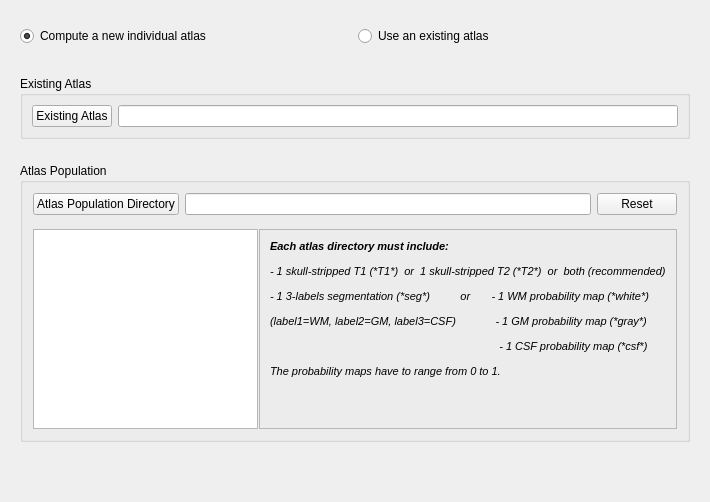
      <widget class="QWidget" name="tab_4">
       <attribute name="title">
        <string>Atlas</string>
       </attribute>
       <layout class="QVBoxLayout" name="verticalLayout_4">
        <item>
         <widget class="QWidget" name="widget_47" native="true"/>
        </item>
        <item>
         <widget class="QWidget" name="widget_3" native="true">
          <layout class="QHBoxLayout" name="horizontalLayout">
           <item>
            <widget class="QRadioButton" name="newAtlas_radioButton">
             <property name="text">
              <string>Compute a new individual atlas</string>
             </property>
             <property name="checked">
              <bool>true</bool>
             </property>
            </widget>
           </item>
           <item>
            <widget class="QRadioButton" name="existingAtlas_radioButton">
             <property name="text">
              <string>Use an existing atlas</string>
             </property>
            </widget>
           </item>
          </layout>
         </widget>
        </item>
        <item>
         <widget class="QWidget" name="widget_37" native="true"/>
        </item>
        <item>
         <widget class="QWidget" name="existingAtlas_widget" native="true">
          <layout class="QHBoxLayout" name="horizontalLayout_2">
           <item>
            <widget class="QGroupBox" name="existingAtlas_groupBox">
             <property name="title">
              <string>Existing Atlas</string>
             </property>
             <layout class="QGridLayout" name="gridLayout_41">
              <item row="0" column="0">
               <widget class="QPushButton" name="existingAtlas_button">
                <property name="text">
                 <string>Existing Atlas</string>
                </property>
               </widget>
              </item>
              <item row="0" column="2">
               <widget class="QLineEdit" name="existingAtlas_lineEdit"/>
              </item>
             </layout>
            </widget>
           </item>
          </layout>
         </widget>
        </item>
        <item>
         <widget class="QWidget" name="newAtlas_widget" native="true">
          <layout class="QVBoxLayout" name="verticalLayout_17">
           <item>
            <widget class="QGroupBox" name="atlasPopulation_groupBox">
             <property name="title">
              <string>Atlas Population</string>
             </property>
             <layout class="QVBoxLayout" name="verticalLayout">
              <item>
               <widget class="QWidget" name="widget_6" native="true">
                <layout class="QHBoxLayout" name="horizontalLayout_4">
                 <property name="leftMargin">
                  <number>1</number>
                 </property>
                 <property name="topMargin">
                  <number>1</number>
                 </property>
                 <property name="rightMargin">
                  <number>1</number>
                 </property>
                 <property name="bottomMargin">
                  <number>1</number>
                 </property>
                 <item>
                  <widget class="QPushButton" name="atlasPopulationDirectory_button">
                   <property name="text">
                    <string>Atlas Population Directory</string>
                   </property>
                  </widget>
                 </item>
                 <item>
                  <widget class="QLineEdit" name="atlasPopulationDirectory_lineEdit"/>
                 </item>
                 <item>
                  <widget class="QPushButton" name="resetAtlasPopulationDirectory_button">
                   <property name="text">
                    <string>Reset</string>
                   </property>
                  </widget>
                 </item>
                </layout>
               </widget>
              </item>
              <item>
               <widget class="QWidget" name="widget_46" native="true"/>
              </item>
              <item>
               <widget class="QWidget" name="widget_5" native="true">
                <property name="minimumSize">
                 <size>
                  <width>0</width>
                  <height>0</height>
                 </size>
                </property>
                <layout class="QGridLayout" name="gridLayout_3">
                 <property name="leftMargin">
                  <number>1</number>
                 </property>
                 <property name="topMargin">
                  <number>1</number>
                 </property>
                 <property name="rightMargin">
                  <number>1</number>
                 </property>
                 <property name="bottomMargin">
                  <number>1</number>
                 </property>
                 <property name="horizontalSpacing">
                  <number>1</number>
                 </property>
                 <item row="0" column="1">
                  <widget class="QListWidget" name="atlasPopulation_listWidget">
                   <property name="minimumSize">
                    <size>
                     <width>0</width>
                     <height>180</height>
                    </size>
                   </property>
                   <property name="maximumSize">
                    <size>
                     <width>225</width>
                     <height>16777215</height>
                    </size>
                   </property>
                  </widget>
                 </item>
                 <item row="0" column="3">
                  <widget class="QFrame" name="frame">
                   <property name="frameShape">
                    <enum>QFrame::StyledPanel</enum>
                   </property>
                   <property name="frameShadow">
                    <enum>QFrame::Raised</enum>
                   </property>
                   <layout class="QHBoxLayout" name="horizontalLayout_21">
                    <property name="leftMargin">
                     <number>1</number>
                    </property>
                    <property name="topMargin">
                     <number>1</number>
                    </property>
                    <property name="rightMargin">
                     <number>1</number>
                    </property>
                    <property name="bottomMargin">
                     <number>1</number>
                    </property>
                    <item>
                     <widget class="QWidget" name="widget_4" native="true">
                      <layout class="QGridLayout" name="gridLayout_15">
                       <item row="0" column="0">
                        <widget class="QLabel" name="label">
                         <property name="text">
                          <string>&lt;!DOCTYPE HTML PUBLIC &quot;-//W3C//DTD HTML 4.0//EN&quot; &quot;http://www.w3.org/TR/REC-html40/strict.dtd&quot;&gt;
&lt;html&gt;&lt;head&gt;&lt;meta name=&quot;qrichtext&quot; content=&quot;1&quot; /&gt;&lt;style type=&quot;text/css&quot;&gt;
p, li { white-space: pre-wrap; }
&lt;/style&gt;&lt;/head&gt;&lt;body style=&quot; font-family:'Sans Serif'; font-size:9pt; font-weight:400; font-style:normal;&quot;&gt;
&lt;p style=&quot; margin-top:12px; margin-bottom:12px; margin-left:0px; margin-right:0px; -qt-block-indent:0; text-indent:0px;&quot;&gt;&lt;span style=&quot; font-size:8pt; font-weight:600; font-style:italic;&quot;&gt;Each atlas directory must include: &lt;/span&gt;&lt;/p&gt;
&lt;p style=&quot; margin-top:12px; margin-bottom:12px; margin-left:0px; margin-right:0px; -qt-block-indent:0; text-indent:0px;&quot;&gt;&lt;span style=&quot; font-size:8pt; font-style:italic;&quot;&gt;- 1 skull-stripped T1 (*T1*)  or  1 skull-stripped T2 (*T2*)  or  both (recommended)&lt;/span&gt;&lt;/p&gt;
&lt;p style=&quot; margin-top:12px; margin-bottom:12px; margin-left:0px; margin-right:0px; -qt-block-indent:0; text-indent:0px;&quot;&gt;&lt;span style=&quot; font-size:8pt; font-style:italic;&quot;&gt;- 1 3-labels segmentation (*seg*)          or       - 1 WM probability map (*white*)&lt;/span&gt;&lt;/p&gt;
&lt;p style=&quot; margin-top:12px; margin-bottom:12px; margin-left:0px; margin-right:0px; -qt-block-indent:0; text-indent:0px;&quot;&gt;&lt;span style=&quot; font-size:8pt; font-style:italic;&quot;&gt;(label1=WM, label2=GM, label3=CSF)             - 1 GM probability map (*gray*)&lt;/span&gt;&lt;/p&gt;
&lt;p style=&quot; margin-top:12px; margin-bottom:12px; margin-left:0px; margin-right:0px; -qt-block-indent:0; text-indent:0px;&quot;&gt;&lt;span style=&quot; font-size:8pt; font-style:italic;&quot;&gt;	                                                 - 1 CSF probability map (*csf*) &lt;/span&gt;&lt;/p&gt;
&lt;p style=&quot; margin-top:12px; margin-bottom:12px; margin-left:0px; margin-right:0px; -qt-block-indent:0; text-indent:0px;&quot;&gt;&lt;span style=&quot; font-size:8pt; font-style:italic;&quot;&gt;The probability maps have to range from 0 to 1.  &lt;/span&gt;&lt;/p&gt;&lt;/body&gt;&lt;/html&gt;</string>
                         </property>
                        </widget>
                       </item>
                       <item row="1" column="0">
                        <spacer name="verticalSpacer_4">
                         <property name="orientation">
                          <enum>Qt::Vertical</enum>
                         </property>
                         <property name="sizeHint" stdset="0">
                          <size>
                           <width>20</width>
                           <height>40</height>
                          </size>
                         </property>
                        </spacer>
                       </item>
                      </layout>
                     </widget>
                    </item>
                   </layout>
                  </widget>
                 </item>
                </layout>
               </widget>
              </item>
             </layout>
            </widget>
           </item>
          </layout>
         </widget>
        </item>
        <item>
         <spacer name="verticalSpacer_6">
          <property name="orientation">
           <enum>Qt::Vertical</enum>
          </property>
          <property name="sizeHint" stdset="0">
           <size>
            <width>20</width>
            <height>40</height>
           </size>
          </property>
         </spacer>
        </item>
       </layout>
      </widget>
